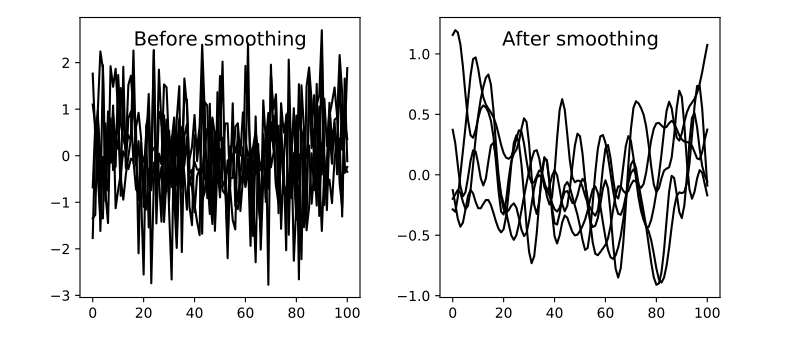

The Python source for this figure:

import numpy as np
from matplotlib import pyplot
import spm1d

# create random data:
np.random.seed(0)
Y0           = np.random.randn(5,101)

# smooth:
Y           = spm1d.util.smooth(Y0, fwhm=5.0)

# plot:
pyplot.close('all')
pyplot.figure(figsize=(8,3.5))
ax0          = pyplot.axes((0.1,0.15,0.35,0.8))
ax1          = pyplot.axes((0.55,0.15,0.35,0.8))
ax0.plot(Y0.T, 'k')
ax1.plot(Y.T, 'k')
ax0.text(0.5, 0.9, 'Before smoothing', size=14, transform=ax0.transAxes, ha='center')
ax1.text(0.5, 0.9, 'After smoothing', size=14, transform=ax1.transAxes, ha='center')
# pyplot.show()
